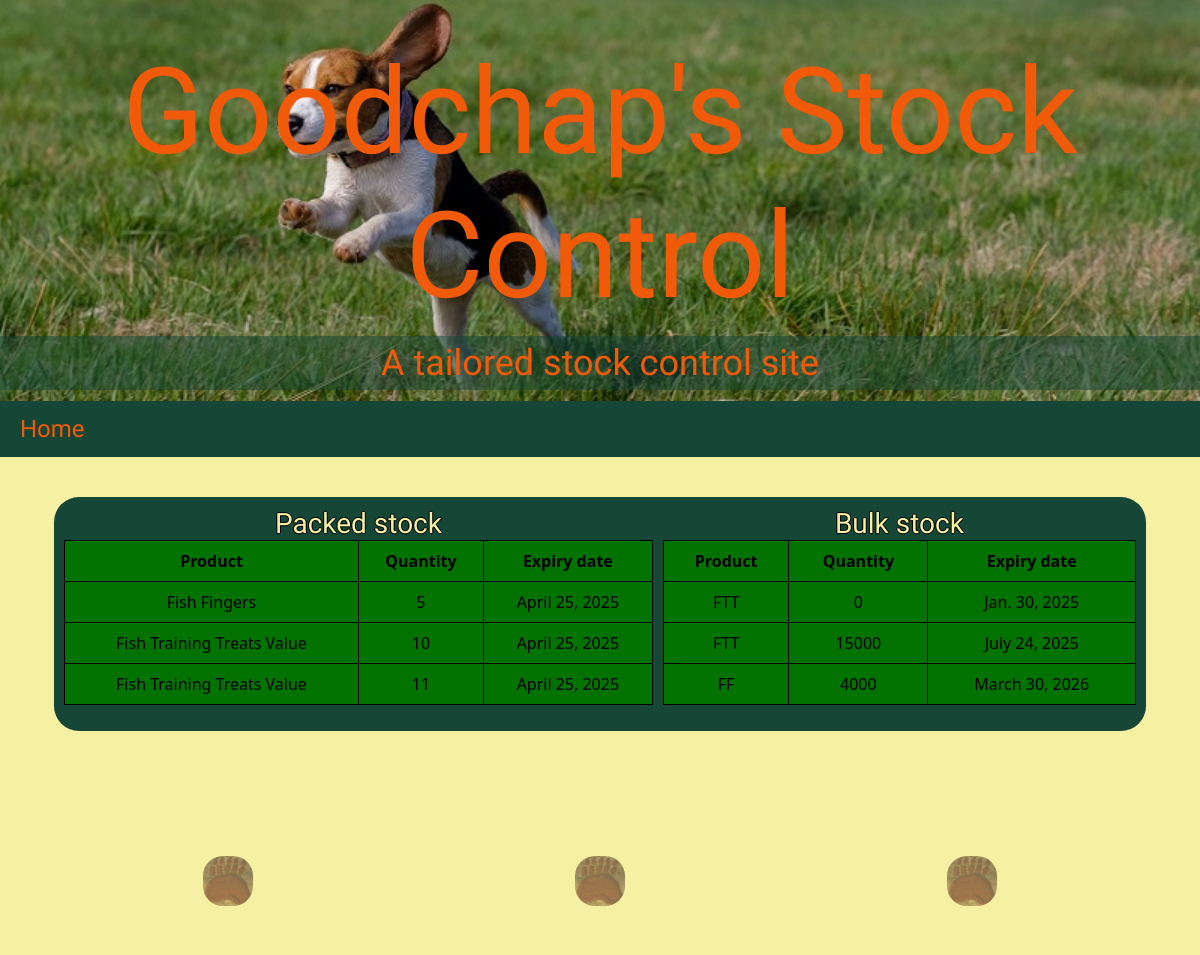
Before: / (upper part) with the older database file.
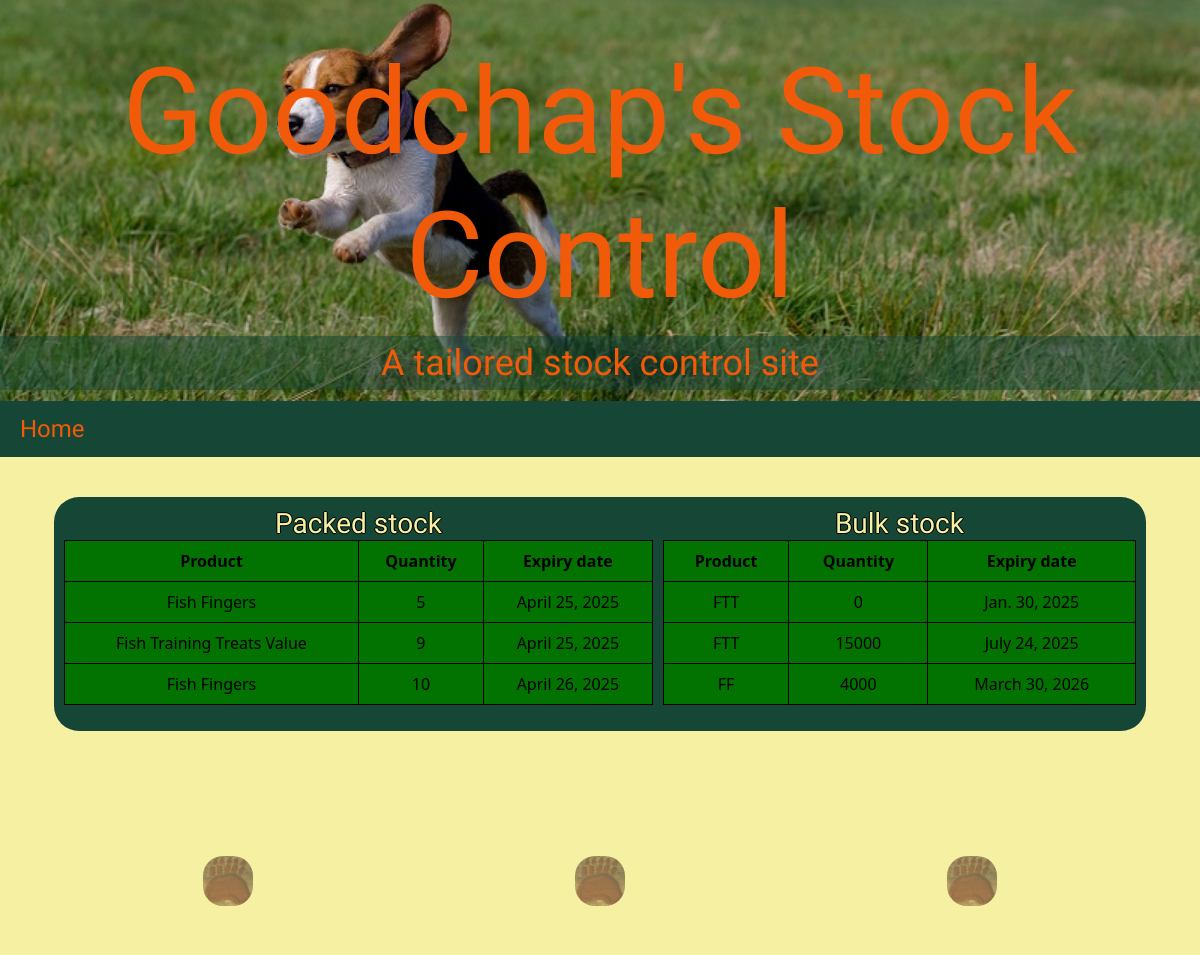
After: the same page with the newer database file.
### stock/models.py (models this page shows)
class PackedStock(models.Model):
    product = models.ForeignKey(Product, on_delete=models.CASCADE, related_name='packed_stocks')
    expiry_date = models.DateField(default=datetime.date(2025, 1, 1))
    batch = models.IntegerField()
    quantity = models.IntegerField(default=0)
    weight = models.IntegerField(help_text="Weight per pack in grams")
    def __str__(self):
        return f"{self.product.name} - {self.quantity}"

class Product(models.Model):
    name = models.CharField(max_length=100)
    label_code = models.CharField(max_length=50, unique=True)  # e.g., "FTT", "FTTV", "FF"
    def __str__(self):
        return self.name

class BulkStock(models.Model):
    name = models.CharField(max_length=100, default="Bulk")  # e.g., "FTT Bulk"
    quantity = models.IntegerField(default=0)  # e.g., available in grams
    expiry_date = models.DateField(default=datetime.date(2025, 1, 1))
    batch = models.IntegerField()
    products = models.ManyToManyField(Product, related_name='bulk_stocks', blank=True)
    def __str__(self):
        return f"{self.name} - {self.quantity} (Expiry: {self.expiry_date}, Batch: {self.batch})"

### home/views.py (the view)
# urls.py: path('', views.home, name='home'),
def home(request):
    print("Displaying short dated stock")
    packed_stock = PackedStock.objects.all().order_by('expiry_date')[:3]
    if packed_stock.exists():
        print(packed_stock)
    bulk_stock = BulkStock.objects.all().order_by('expiry_date')[:3]
    if bulk_stock.exists():
        print(bulk_stock)
    return render(request, "home/home.html", {
        'first_packed_stock': packed_stock,
        'first_bulk_stock': bulk_stock,})

### home/templates/home/home.html (shortened to what this page needs)
{% extends "base.html" %}
{% block content %}
{% load static %}
<div class="container">
    <div class="container">
        <div class="short-dated">
            <div>
                <h3 class="card-title">Packed stock</h3>
                <table class="stock-table table">
                    <thead>
                        <tr>
                            <th>Product</th>
                            <th>Quantity</th>
                            <th>Expiry date</th>
                        </tr>
                    </thead>
                    <tbody>
                        {% for stock in first_packed_stock %}
                            <tr>
                                <td>{{ stock.product }}</td>
                                <td>{{ stock.quantity }}</td>
                                <td>{{ stock.expiry_date }}</td>
                            </tr>
                        {% endfor %}
                    </tbody>
                </table>
            </div>
            <div>
                <h3 class="card-title">Bulk stock</h3>
                <table class="stock-table table">
                    <thead>
                        <tr>
                            <th>Product</th>
                            <th>Quantity</th>
                            <th>Expiry date</th>
                        </tr>
                    </thead>
                    <tbody>
                        {% for stock in first_bulk_stock %}
                            <tr>
                                <td>{{ stock.name }}</td>
                                <td>{{ stock.quantity }}</td>
                                <td>{{ stock.expiry_date }}</td>
                            </tr>
                        {% endfor %}
                    </tbody>
                </table>
            </div>
        </div>
    <div class="row spacer">
        <div class="col">
            <img src="{% static 'images/pawprint.jpg' %}" class="spacer-img" alt="Pawprint">
        </div>
        <div class="col">
            <img src="{% static 'images/pawprint.jpg' %}" class="spacer-img" alt="Pawprint">
        </div>
        <div class="col">
            <img src="{% static 'images/pawprint.jpg' %}" class="spacer-img" alt="Pawprint">
        </div>
    </div>
</div>
{% endblock %}

Changed rows visible on the page:
removed PackedStock: product "Fish Training Treats Value", quantity "10", expiry_date "April 25, 2025"
removed PackedStock: product "Fish Training Treats Value", quantity "11", expiry_date "April 25, 2025"
now on this page (row edited): PackedStock: product "Fish Training Treats Value", quantity "9", expiry_date "April 25, 2025"
now on this page (row unchanged): PackedStock: product "Fish Fingers", quantity "10", expiry_date "April 26, 2025"
